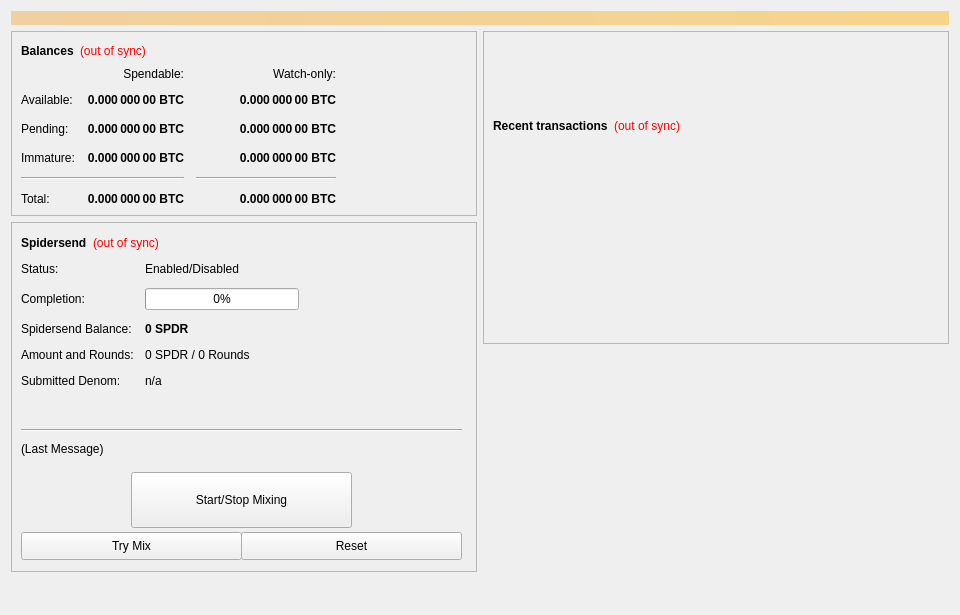
<?xml version="1.0" encoding="UTF-8"?>
<ui version="4.0">
 <class>SmartTokenConfig</class>
 <widget class="QWidget" name="SmartTokenConfig">
  <property name="geometry">
   <rect>
    <x>0</x>
    <y>0</y>
    <width>960</width>
    <height>615</height>
   </rect>
  </property>
  <property name="minimumSize">
   <size>
    <width>960</width>
    <height>0</height>
   </size>
  </property>
  <property name="windowTitle">
   <string>Form</string>
  </property>
  <layout class="QVBoxLayout" name="topLayout">
   <item>
    <widget class="QLabel" name="labelAlerts">
     <property name="visible">
      <bool>false</bool>
     </property>
     <property name="styleSheet">
      <string notr="true">background-color: qlineargradient(x1: 0, y1: 0, x2: 1, y2: 0, stop:0 #F0D0A0, stop:1 #F8D488); color:#000000;</string>
     </property>
     <property name="wordWrap">
      <bool>true</bool>
     </property>
     <property name="margin">
      <number>3</number>
     </property>
    </widget>
   </item>
   <item>
    <layout class="QHBoxLayout" name="horizontalLayout" stretch="1,1">
     <item>
      <layout class="QVBoxLayout" name="verticalLayout_2">
       <item>
        <widget class="QFrame" name="frame">
         <property name="frameShape">
          <enum>QFrame::StyledPanel</enum>
         </property>
         <property name="frameShadow">
          <enum>QFrame::Raised</enum>
         </property>
         <layout class="QVBoxLayout" name="verticalLayout_4">
          <item>
           <layout class="QHBoxLayout" name="horizontalLayout_4">
            <item>
             <widget class="QLabel" name="label_5">
              <property name="font">
               <font>
                <weight>75</weight>
                <bold>true</bold>
               </font>
              </property>
              <property name="text">
               <string>Balances</string>
              </property>
             </widget>
            </item>
            <item>
             <widget class="QLabel" name="labelWalletStatus">
              <property name="cursor">
               <cursorShape>WhatsThisCursor</cursorShape>
              </property>
              <property name="toolTip">
               <string>The displayed information may be out of date. Your wallet automatically synchronizes with the SPDR network after a connection is established, but this process has not completed yet.</string>
              </property>
              <property name="styleSheet">
               <string notr="true">QLabel { color: red; }</string>
              </property>
              <property name="text">
               <string notr="true">(out of sync)</string>
              </property>
              <property name="alignment">
               <set>Qt::AlignLeading|Qt::AlignLeft|Qt::AlignVCenter</set>
              </property>
             </widget>
            </item>
            <item>
             <spacer name="horizontalSpacer_3">
              <property name="orientation">
               <enum>Qt::Horizontal</enum>
              </property>
              <property name="sizeHint" stdset="0">
               <size>
                <width>40</width>
                <height>20</height>
               </size>
              </property>
             </spacer>
            </item>
           </layout>
          </item>
          <item>
           <layout class="QGridLayout" name="gridLayout">
            <property name="spacing">
             <number>12</number>
            </property>
            <item row="2" column="2">
             <widget class="QLabel" name="labelWatchPending">
              <property name="font">
               <font>
                <weight>75</weight>
                <bold>true</bold>
               </font>
              </property>
              <property name="cursor">
               <cursorShape>IBeamCursor</cursorShape>
              </property>
              <property name="toolTip">
               <string>Unconfirmed transactions to watch-only addresses</string>
              </property>
              <property name="text">
               <string notr="true">0.000 000 00 BTC</string>
              </property>
              <property name="alignment">
               <set>Qt::AlignRight|Qt::AlignTrailing|Qt::AlignVCenter</set>
              </property>
              <property name="textInteractionFlags">
               <set>Qt::LinksAccessibleByMouse|Qt::TextSelectableByKeyboard|Qt::TextSelectableByMouse</set>
              </property>
             </widget>
            </item>
            <item row="2" column="1">
             <widget class="QLabel" name="labelUnconfirmed">
              <property name="font">
               <font>
                <weight>75</weight>
                <bold>true</bold>
               </font>
              </property>
              <property name="cursor">
               <cursorShape>IBeamCursor</cursorShape>
              </property>
              <property name="toolTip">
               <string>Total of transactions that have yet to be confirmed, and do not yet count toward the spendable balance</string>
              </property>
              <property name="text">
               <string notr="true">0.000 000 00 BTC</string>
              </property>
              <property name="alignment">
               <set>Qt::AlignRight|Qt::AlignTrailing|Qt::AlignVCenter</set>
              </property>
              <property name="textInteractionFlags">
               <set>Qt::LinksAccessibleByMouse|Qt::TextSelectableByKeyboard|Qt::TextSelectableByMouse</set>
              </property>
             </widget>
            </item>
            <item row="3" column="2">
             <widget class="QLabel" name="labelWatchImmature">
              <property name="font">
               <font>
                <weight>75</weight>
                <bold>true</bold>
               </font>
              </property>
              <property name="cursor">
               <cursorShape>IBeamCursor</cursorShape>
              </property>
              <property name="toolTip">
               <string>Staked or masternode rewards in watch-only addresses that has not yet matured</string>
              </property>
              <property name="text">
               <string notr="true">0.000 000 00 BTC</string>
              </property>
              <property name="alignment">
               <set>Qt::AlignRight|Qt::AlignTrailing|Qt::AlignVCenter</set>
              </property>
              <property name="textInteractionFlags">
               <set>Qt::LinksAccessibleByMouse|Qt::TextSelectableByKeyboard|Qt::TextSelectableByMouse</set>
              </property>
             </widget>
            </item>
            <item row="4" column="0" colspan="2">
             <widget class="Line" name="lineSpendableBalance">
              <property name="orientation">
               <enum>Qt::Horizontal</enum>
              </property>
             </widget>
            </item>
            <item row="4" column="2">
             <widget class="Line" name="lineWatchBalance">
              <property name="sizePolicy">
               <sizepolicy hsizetype="Preferred" vsizetype="Fixed">
                <horstretch>0</horstretch>
                <verstretch>0</verstretch>
               </sizepolicy>
              </property>
              <property name="minimumSize">
               <size>
                <width>140</width>
                <height>0</height>
               </size>
              </property>
              <property name="orientation">
               <enum>Qt::Horizontal</enum>
              </property>
             </widget>
            </item>
            <item row="5" column="0">
             <widget class="QLabel" name="labelTotalText">
              <property name="text">
               <string>Total:</string>
              </property>
             </widget>
            </item>
            <item row="3" column="1">
             <widget class="QLabel" name="labelImmature">
              <property name="font">
               <font>
                <weight>75</weight>
                <bold>true</bold>
               </font>
              </property>
              <property name="cursor">
               <cursorShape>IBeamCursor</cursorShape>
              </property>
              <property name="toolTip">
               <string>Staked or masternode rewards that has not yet matured</string>
              </property>
              <property name="text">
               <string notr="true">0.000 000 00 BTC</string>
              </property>
              <property name="alignment">
               <set>Qt::AlignRight|Qt::AlignTrailing|Qt::AlignVCenter</set>
              </property>
              <property name="textInteractionFlags">
               <set>Qt::LinksAccessibleByMouse|Qt::TextSelectableByKeyboard|Qt::TextSelectableByMouse</set>
              </property>
             </widget>
            </item>
            <item row="2" column="3">
             <spacer name="horizontalSpacer_2">
              <property name="orientation">
               <enum>Qt::Horizontal</enum>
              </property>
              <property name="sizeHint" stdset="0">
               <size>
                <width>40</width>
                <height>20</height>
               </size>
              </property>
             </spacer>
            </item>
            <item row="3" column="0">
             <widget class="QLabel" name="labelImmatureText">
              <property name="text">
               <string>Immature:</string>
              </property>
             </widget>
            </item>
            <item row="5" column="1">
             <widget class="QLabel" name="labelTotal">
              <property name="font">
               <font>
                <weight>75</weight>
                <bold>true</bold>
               </font>
              </property>
              <property name="cursor">
               <cursorShape>IBeamCursor</cursorShape>
              </property>
              <property name="toolTip">
               <string>Your current total balance</string>
              </property>
              <property name="text">
               <string notr="true">0.000 000 00 BTC</string>
              </property>
              <property name="alignment">
               <set>Qt::AlignRight|Qt::AlignTrailing|Qt::AlignVCenter</set>
              </property>
              <property name="textInteractionFlags">
               <set>Qt::LinksAccessibleByMouse|Qt::TextSelectableByKeyboard|Qt::TextSelectableByMouse</set>
              </property>
             </widget>
            </item>
            <item row="5" column="2">
             <widget class="QLabel" name="labelWatchTotal">
              <property name="font">
               <font>
                <weight>75</weight>
                <bold>true</bold>
               </font>
              </property>
              <property name="cursor">
               <cursorShape>IBeamCursor</cursorShape>
              </property>
              <property name="toolTip">
               <string>Current total balance in watch-only addresses</string>
              </property>
              <property name="text">
               <string notr="true">0.000 000 00 BTC</string>
              </property>
              <property name="alignment">
               <set>Qt::AlignRight|Qt::AlignTrailing|Qt::AlignVCenter</set>
              </property>
              <property name="textInteractionFlags">
               <set>Qt::LinksAccessibleByMouse|Qt::TextSelectableByKeyboard|Qt::TextSelectableByMouse</set>
              </property>
             </widget>
            </item>
            <item row="0" column="2">
             <widget class="QLabel" name="labelWatchonly">
              <property name="text">
               <string>Watch-only:</string>
              </property>
              <property name="alignment">
               <set>Qt::AlignRight|Qt::AlignTrailing|Qt::AlignVCenter</set>
              </property>
             </widget>
            </item>
            <item row="1" column="0">
             <widget class="QLabel" name="labelBalanceText">
              <property name="text">
               <string>Available:</string>
              </property>
             </widget>
            </item>
            <item row="1" column="1">
             <widget class="QLabel" name="labelBalance">
              <property name="font">
               <font>
                <weight>75</weight>
                <bold>true</bold>
               </font>
              </property>
              <property name="cursor">
               <cursorShape>IBeamCursor</cursorShape>
              </property>
              <property name="toolTip">
               <string>Your current spendable balance</string>
              </property>
              <property name="text">
               <string notr="true">0.000 000 00 BTC</string>
              </property>
              <property name="alignment">
               <set>Qt::AlignRight|Qt::AlignTrailing|Qt::AlignVCenter</set>
              </property>
              <property name="textInteractionFlags">
               <set>Qt::LinksAccessibleByMouse|Qt::TextSelectableByKeyboard|Qt::TextSelectableByMouse</set>
              </property>
             </widget>
            </item>
            <item row="1" column="2">
             <widget class="QLabel" name="labelWatchAvailable">
              <property name="font">
               <font>
                <weight>75</weight>
                <bold>true</bold>
               </font>
              </property>
              <property name="cursor">
               <cursorShape>IBeamCursor</cursorShape>
              </property>
              <property name="toolTip">
               <string>Your current balance in watch-only addresses</string>
              </property>
              <property name="text">
               <string notr="true">0.000 000 00 BTC</string>
              </property>
              <property name="alignment">
               <set>Qt::AlignRight|Qt::AlignTrailing|Qt::AlignVCenter</set>
              </property>
              <property name="textInteractionFlags">
               <set>Qt::LinksAccessibleByMouse|Qt::TextSelectableByKeyboard|Qt::TextSelectableByMouse</set>
              </property>
             </widget>
            </item>
            <item row="2" column="0">
             <widget class="QLabel" name="labelPendingText">
              <property name="text">
               <string>Pending:</string>
              </property>
             </widget>
            </item>
            <item row="0" column="1">
             <widget class="QLabel" name="labelSpendable">
              <property name="text">
               <string>Spendable:</string>
              </property>
              <property name="alignment">
               <set>Qt::AlignRight|Qt::AlignTrailing|Qt::AlignVCenter</set>
              </property>
             </widget>
            </item>
           </layout>
          </item>
         </layout>
        </widget>
       </item>
       <item>
        <widget class="QFrame" name="frameObfuscation">
         <property name="minimumSize">
          <size>
           <width>0</width>
           <height>350</height>
          </size>
         </property>
         <property name="layoutDirection">
          <enum>Qt::LeftToRight</enum>
         </property>
         <property name="frameShape">
          <enum>QFrame::StyledPanel</enum>
         </property>
         <property name="frameShadow">
          <enum>QFrame::Raised</enum>
         </property>
         <widget class="QWidget" name="formLayoutWidget">
          <property name="geometry">
           <rect>
            <x>10</x>
            <y>40</y>
            <width>451</width>
            <height>161</height>
           </rect>
          </property>
          <layout class="QFormLayout" name="formLayout">
           <property name="fieldGrowthPolicy">
            <enum>QFormLayout::AllNonFixedFieldsGrow</enum>
           </property>
           <property name="horizontalSpacing">
            <number>11</number>
           </property>
           <property name="verticalSpacing">
            <number>12</number>
           </property>
           <item row="0" column="0">
            <widget class="QLabel" name="label_6">
             <property name="text">
              <string>Status:</string>
             </property>
            </widget>
           </item>
           <item row="1" column="0">
            <widget class="QLabel" name="label_7">
             <property name="text">
              <string>Completion:</string>
             </property>
            </widget>
           </item>
           <item row="1" column="1">
            <widget class="QProgressBar" name="obfuscationProgress">
             <property name="maximumSize">
              <size>
               <width>154</width>
               <height>16777215</height>
              </size>
             </property>
             <property name="value">
              <number>0</number>
             </property>
            </widget>
           </item>
           <item row="2" column="0">
            <widget class="QLabel" name="labelAnonymizedText">
             <property name="text">
              <string>Spidersend Balance:</string>
             </property>
            </widget>
           </item>
           <item row="2" column="1">
            <widget class="QLabel" name="labelAnonymized">
             <property name="font">
              <font>
               <weight>75</weight>
               <bold>true</bold>
              </font>
             </property>
             <property name="text">
              <string notr="true">0 SPDR</string>
             </property>
            </widget>
           </item>
           <item row="3" column="0">
            <widget class="QLabel" name="label_8">
             <property name="text">
              <string>Amount and Rounds:</string>
             </property>
            </widget>
           </item>
           <item row="3" column="1">
            <widget class="QLabel" name="labelAmountRounds">
             <property name="text">
              <string>0 SPDR / 0 Rounds</string>
             </property>
            </widget>
           </item>
           <item row="4" column="0">
            <widget class="QLabel" name="label_9">
             <property name="text">
              <string>Submitted Denom:</string>
             </property>
            </widget>
           </item>
           <item row="4" column="1">
            <widget class="QLabel" name="labelSubmittedDenom">
             <property name="toolTip">
              <string>The denominations you submitted to the Masternode.&lt;br&gt;To mix, other users must submit the exact same denominations.</string>
             </property>
             <property name="text">
              <string>n/a</string>
             </property>
            </widget>
           </item>
           <item row="0" column="1">
            <widget class="QLabel" name="SpidersendEnabled">
             <property name="text">
              <string>Enabled/Disabled</string>
             </property>
            </widget>
           </item>
          </layout>
         </widget>
         <widget class="QPushButton" name="runAutoDenom">
          <property name="geometry">
           <rect>
            <x>251</x>
            <y>17</y>
            <width>1</width>
            <height>1</height>
           </rect>
          </property>
          <property name="palette">
           <palette>
            <active>
             <colorrole role="WindowText">
              <brush brushstyle="SolidPattern">
               <color alpha="255">
                <red>0</red>
                <green>0</green>
                <blue>0</blue>
               </color>
              </brush>
             </colorrole>
             <colorrole role="Button">
              <brush brushstyle="SolidPattern">
               <color alpha="255">
                <red>239</red>
                <green>238</green>
                <blue>238</blue>
               </color>
              </brush>
             </colorrole>
             <colorrole role="Light">
              <brush brushstyle="SolidPattern">
               <color alpha="255">
                <red>255</red>
                <green>255</green>
                <blue>255</blue>
               </color>
              </brush>
             </colorrole>
             <colorrole role="Midlight">
              <brush brushstyle="SolidPattern">
               <color alpha="255">
                <red>247</red>
                <green>246</green>
                <blue>246</blue>
               </color>
              </brush>
             </colorrole>
             <colorrole role="Dark">
              <brush brushstyle="SolidPattern">
               <color alpha="255">
                <red>119</red>
                <green>119</green>
                <blue>119</blue>
               </color>
              </brush>
             </colorrole>
             <colorrole role="Mid">
              <brush brushstyle="SolidPattern">
               <color alpha="255">
                <red>159</red>
                <green>159</green>
                <blue>159</blue>
               </color>
              </brush>
             </colorrole>
             <colorrole role="Text">
              <brush brushstyle="SolidPattern">
               <color alpha="255">
                <red>0</red>
                <green>0</green>
                <blue>0</blue>
               </color>
              </brush>
             </colorrole>
             <colorrole role="BrightText">
              <brush brushstyle="SolidPattern">
               <color alpha="255">
                <red>255</red>
                <green>255</green>
                <blue>255</blue>
               </color>
              </brush>
             </colorrole>
             <colorrole role="ButtonText">
              <brush brushstyle="SolidPattern">
               <color alpha="255">
                <red>0</red>
                <green>0</green>
                <blue>0</blue>
               </color>
              </brush>
             </colorrole>
             <colorrole role="Base">
              <brush brushstyle="SolidPattern">
               <color alpha="255">
                <red>255</red>
                <green>255</green>
                <blue>255</blue>
               </color>
              </brush>
             </colorrole>
             <colorrole role="Window">
              <brush brushstyle="SolidPattern">
               <color alpha="255">
                <red>239</red>
                <green>238</green>
                <blue>238</blue>
               </color>
              </brush>
             </colorrole>
             <colorrole role="Shadow">
              <brush brushstyle="SolidPattern">
               <color alpha="255">
                <red>0</red>
                <green>0</green>
                <blue>0</blue>
               </color>
              </brush>
             </colorrole>
             <colorrole role="AlternateBase">
              <brush brushstyle="SolidPattern">
               <color alpha="255">
                <red>247</red>
                <green>246</green>
                <blue>246</blue>
               </color>
              </brush>
             </colorrole>
             <colorrole role="ToolTipBase">
              <brush brushstyle="SolidPattern">
               <color alpha="255">
                <red>255</red>
                <green>255</green>
                <blue>220</blue>
               </color>
              </brush>
             </colorrole>
             <colorrole role="ToolTipText">
              <brush brushstyle="SolidPattern">
               <color alpha="255">
                <red>0</red>
                <green>0</green>
                <blue>0</blue>
               </color>
              </brush>
             </colorrole>
            </active>
            <inactive>
             <colorrole role="WindowText">
              <brush brushstyle="SolidPattern">
               <color alpha="255">
                <red>0</red>
                <green>0</green>
                <blue>0</blue>
               </color>
              </brush>
             </colorrole>
             <colorrole role="Button">
              <brush brushstyle="SolidPattern">
               <color alpha="255">
                <red>239</red>
                <green>238</green>
                <blue>238</blue>
               </color>
              </brush>
             </colorrole>
             <colorrole role="Light">
              <brush brushstyle="SolidPattern">
               <color alpha="255">
                <red>255</red>
                <green>255</green>
                <blue>255</blue>
               </color>
              </brush>
             </colorrole>
             <colorrole role="Midlight">
              <brush brushstyle="SolidPattern">
               <color alpha="255">
                <red>247</red>
                <green>246</green>
                <blue>246</blue>
               </color>
              </brush>
             </colorrole>
             <colorrole role="Dark">
              <brush brushstyle="SolidPattern">
               <color alpha="255">
                <red>119</red>
                <green>119</green>
                <blue>119</blue>
               </color>
              </brush>
             </colorrole>
             <colorrole role="Mid">
              <brush brushstyle="SolidPattern">
               <color alpha="255">
                <red>159</red>
                <green>159</green>
                <blue>159</blue>
               </color>
              </brush>
             </colorrole>
             <colorrole role="Text">
              <brush brushstyle="SolidPattern">
               <color alpha="255">
                <red>0</red>
                <green>0</green>
                <blue>0</blue>
               </color>
              </brush>
             </colorrole>
             <colorrole role="BrightText">
              <brush brushstyle="SolidPattern">
               <color alpha="255">
                <red>255</red>
                <green>255</green>
                <blue>255</blue>
               </color>
              </brush>
             </colorrole>
             <colorrole role="ButtonText">
              <brush brushstyle="SolidPattern">
               <color alpha="255">
                <red>0</red>
                <green>0</green>
                <blue>0</blue>
               </color>
              </brush>
             </colorrole>
             <colorrole role="Base">
              <brush brushstyle="SolidPattern">
               <color alpha="255">
                <red>255</red>
                <green>255</green>
                <blue>255</blue>
               </color>
              </brush>
             </colorrole>
             <colorrole role="Window">
              <brush brushstyle="SolidPattern">
               <color alpha="255">
                <red>239</red>
                <green>238</green>
                <blue>238</blue>
               </color>
              </brush>
             </colorrole>
             <colorrole role="Shadow">
              <brush brushstyle="SolidPattern">
               <color alpha="255">
                <red>0</red>
                <green>0</green>
                <blue>0</blue>
               </color>
              </brush>
             </colorrole>
             <colorrole role="AlternateBase">
              <brush brushstyle="SolidPattern">
               <color alpha="255">
                <red>247</red>
                <green>246</green>
                <blue>246</blue>
               </color>
              </brush>
             </colorrole>
             <colorrole role="ToolTipBase">
              <brush brushstyle="SolidPattern">
               <color alpha="255">
                <red>255</red>
                <green>255</green>
                <blue>220</blue>
               </color>
              </brush>
             </colorrole>
             <colorrole role="ToolTipText">
              <brush brushstyle="SolidPattern">
               <color alpha="255">
                <red>0</red>
                <green>0</green>
                <blue>0</blue>
               </color>
              </brush>
             </colorrole>
            </inactive>
            <disabled>
             <colorrole role="WindowText">
              <brush brushstyle="SolidPattern">
               <color alpha="255">
                <red>119</red>
                <green>119</green>
                <blue>119</blue>
               </color>
              </brush>
             </colorrole>
             <colorrole role="Button">
              <brush brushstyle="SolidPattern">
               <color alpha="255">
                <red>239</red>
                <green>238</green>
                <blue>238</blue>
               </color>
              </brush>
             </colorrole>
             <colorrole role="Light">
              <brush brushstyle="SolidPattern">
               <color alpha="255">
                <red>255</red>
                <green>255</green>
                <blue>255</blue>
               </color>
              </brush>
             </colorrole>
             <colorrole role="Midlight">
              <brush brushstyle="SolidPattern">
               <color alpha="255">
                <red>247</red>
                <green>246</green>
                <blue>246</blue>
               </color>
              </brush>
             </colorrole>
             <colorrole role="Dark">
              <brush brushstyle="SolidPattern">
               <color alpha="255">
                <red>119</red>
                <green>119</green>
                <blue>119</blue>
               </color>
              </brush>
             </colorrole>
             <colorrole role="Mid">
              <brush brushstyle="SolidPattern">
               <color alpha="255">
                <red>159</red>
                <green>159</green>
                <blue>159</blue>
               </color>
              </brush>
             </colorrole>
             <colorrole role="Text">
              <brush brushstyle="SolidPattern">
               <color alpha="255">
                <red>119</red>
                <green>119</green>
                <blue>119</blue>
               </color>
              </brush>
             </colorrole>
             <colorrole role="BrightText">
              <brush brushstyle="SolidPattern">
               <color alpha="255">
                <red>255</red>
                <green>255</green>
                <blue>255</blue>
               </color>
              </brush>
             </colorrole>
             <colorrole role="ButtonText">
              <brush brushstyle="SolidPattern">
               <color alpha="255">
                <red>119</red>
                <green>119</green>
                <blue>119</blue>
               </color>
              </brush>
             </colorrole>
             <colorrole role="Base">
              <brush brushstyle="SolidPattern">
               <color alpha="255">
                <red>239</red>
                <green>238</green>
                <blue>238</blue>
               </color>
              </brush>
             </colorrole>
             <colorrole role="Window">
              <brush brushstyle="SolidPattern">
               <color alpha="255">
                <red>239</red>
                <green>238</green>
                <blue>238</blue>
               </color>
              </brush>
             </colorrole>
             <colorrole role="Shadow">
              <brush brushstyle="SolidPattern">
               <color alpha="255">
                <red>0</red>
                <green>0</green>
                <blue>0</blue>
               </color>
              </brush>
             </colorrole>
             <colorrole role="AlternateBase">
              <brush brushstyle="SolidPattern">
               <color alpha="255">
                <red>239</red>
                <green>238</green>
                <blue>238</blue>
               </color>
              </brush>
             </colorrole>
             <colorrole role="ToolTipBase">
              <brush brushstyle="SolidPattern">
               <color alpha="255">
                <red>255</red>
                <green>255</green>
                <blue>220</blue>
               </color>
              </brush>
             </colorrole>
             <colorrole role="ToolTipText">
              <brush brushstyle="SolidPattern">
               <color alpha="255">
                <red>0</red>
                <green>0</green>
                <blue>0</blue>
               </color>
              </brush>
             </colorrole>
            </disabled>
           </palette>
          </property>
          <property name="focusPolicy">
           <enum>Qt::NoFocus</enum>
          </property>
          <property name="autoFillBackground">
           <bool>true</bool>
          </property>
          <property name="text">
           <string/>
          </property>
          <property name="flat">
           <bool>true</bool>
          </property>
         </widget>
         <widget class="QPushButton" name="toggleObfuscation">
          <property name="geometry">
           <rect>
            <x>120</x>
            <y>250</y>
            <width>221</width>
            <height>56</height>
           </rect>
          </property>
          <property name="sizePolicy">
           <sizepolicy hsizetype="MinimumExpanding" vsizetype="Fixed">
            <horstretch>0</horstretch>
            <verstretch>0</verstretch>
           </sizepolicy>
          </property>
          <property name="text">
           <string>Start/Stop Mixing</string>
          </property>
         </widget>
         <widget class="Line" name="lineLastMessage">
          <property name="geometry">
           <rect>
            <x>10</x>
            <y>200</y>
            <width>441</width>
            <height>16</height>
           </rect>
          </property>
          <property name="orientation">
           <enum>Qt::Horizontal</enum>
          </property>
         </widget>
         <widget class="QLabel" name="SpidersendStatus">
          <property name="geometry">
           <rect>
            <x>10</x>
            <y>220</y>
            <width>451</width>
            <height>61</height>
           </rect>
          </property>
          <property name="minimumSize">
           <size>
            <width>288</width>
            <height>43</height>
           </size>
          </property>
          <property name="text">
           <string>(Last Message)</string>
          </property>
          <property name="alignment">
           <set>Qt::AlignLeading|Qt::AlignLeft|Qt::AlignTop</set>
          </property>
          <property name="wordWrap">
           <bool>true</bool>
          </property>
         </widget>
         <widget class="QPushButton" name="obfuscationAuto">
          <property name="geometry">
           <rect>
            <x>10</x>
            <y>310</y>
            <width>221</width>
            <height>28</height>
           </rect>
          </property>
          <property name="sizePolicy">
           <sizepolicy hsizetype="MinimumExpanding" vsizetype="Fixed">
            <horstretch>0</horstretch>
            <verstretch>0</verstretch>
           </sizepolicy>
          </property>
          <property name="toolTip">
           <string>Try to manually submit a Spidersend request.</string>
          </property>
          <property name="text">
           <string>Try Mix</string>
          </property>
         </widget>
         <widget class="QPushButton" name="obfuscationReset">
          <property name="geometry">
           <rect>
            <x>230</x>
            <y>310</y>
            <width>221</width>
            <height>28</height>
           </rect>
          </property>
          <property name="sizePolicy">
           <sizepolicy hsizetype="MinimumExpanding" vsizetype="Fixed">
            <horstretch>0</horstretch>
            <verstretch>0</verstretch>
           </sizepolicy>
          </property>
          <property name="toolTip">
           <string>Reset the current status of Spidersend (can interrupt Spidersend if it's in the process of Mixing, which can cost you money!)</string>
          </property>
          <property name="autoFillBackground">
           <bool>false</bool>
          </property>
          <property name="text">
           <string>Reset</string>
          </property>
         </widget>
         <widget class="QWidget" name="layoutWidget">
          <property name="geometry">
           <rect>
            <x>10</x>
            <y>10</y>
            <width>431</width>
            <height>22</height>
           </rect>
          </property>
          <layout class="QHBoxLayout" name="horizontalLayout_5">
           <item>
            <widget class="QLabel" name="label_2">
             <property name="font">
              <font>
               <weight>75</weight>
               <bold>true</bold>
              </font>
             </property>
             <property name="text">
              <string>Spidersend</string>
             </property>
            </widget>
           </item>
           <item>
            <widget class="QLabel" name="labelObfuscationSyncStatus">
             <property name="toolTip">
              <string>The displayed information may be out of date. Your wallet automatically synchronizes with the SPDR network after a connection is established, but this process has not completed yet.</string>
             </property>
             <property name="styleSheet">
              <string notr="true">QLabel { color: red; }</string>
             </property>
             <property name="text">
              <string notr="true">(out of sync)</string>
             </property>
             <property name="alignment">
              <set>Qt::AlignLeading|Qt::AlignLeft|Qt::AlignVCenter</set>
             </property>
            </widget>
           </item>
           <item>
            <spacer name="horizontalSpacer_4">
             <property name="orientation">
              <enum>Qt::Horizontal</enum>
             </property>
             <property name="sizeHint" stdset="0">
              <size>
               <width>40</width>
               <height>20</height>
              </size>
             </property>
            </spacer>
           </item>
          </layout>
         </widget>
        </widget>
       </item>
       <item>
        <spacer name="verticalSpacer">
         <property name="orientation">
          <enum>Qt::Vertical</enum>
         </property>
         <property name="sizeHint" stdset="0">
          <size>
           <width>20</width>
           <height>40</height>
          </size>
         </property>
        </spacer>
       </item>
      </layout>
     </item>
     <item>
      <layout class="QVBoxLayout" name="verticalLayout_3">
       <item>
        <widget class="QFrame" name="frame_2">
         <property name="frameShape">
          <enum>QFrame::StyledPanel</enum>
         </property>
         <property name="frameShadow">
          <enum>QFrame::Raised</enum>
         </property>
         <layout class="QVBoxLayout" name="verticalLayout">
          <item>
           <spacer name="verticalSpacer_3">
            <property name="orientation">
             <enum>Qt::Vertical</enum>
            </property>
            <property name="sizeType">
             <enum>QSizePolicy::Fixed</enum>
            </property>
            <property name="sizeHint" stdset="0">
             <size>
              <width>20</width>
              <height>75</height>
             </size>
            </property>
           </spacer>
          </item>
          <item>
           <layout class="QHBoxLayout" name="horizontalLayout_2">
            <item>
             <widget class="QLabel" name="label_4">
              <property name="font">
               <font>
                <weight>75</weight>
                <bold>true</bold>
               </font>
              </property>
              <property name="text">
               <string>Recent transactions</string>
              </property>
             </widget>
            </item>
            <item>
             <widget class="QLabel" name="labelTransactionsStatus">
              <property name="cursor">
               <cursorShape>WhatsThisCursor</cursorShape>
              </property>
              <property name="toolTip">
               <string>The displayed information may be out of date. Your wallet automatically synchronizes with the SPDR network after a connection is established, but this process has not completed yet.</string>
              </property>
              <property name="styleSheet">
               <string notr="true">QLabel { color: red; }</string>
              </property>
              <property name="text">
               <string notr="true">(out of sync)</string>
              </property>
              <property name="alignment">
               <set>Qt::AlignRight|Qt::AlignTrailing|Qt::AlignVCenter</set>
              </property>
             </widget>
            </item>
            <item>
             <spacer name="horizontalSpacer">
              <property name="orientation">
               <enum>Qt::Horizontal</enum>
              </property>
              <property name="sizeHint" stdset="0">
               <size>
                <width>40</width>
                <height>20</height>
               </size>
              </property>
             </spacer>
            </item>
           </layout>
          </item>
          <item>
           <widget class="QListView" name="listTransactions">
            <property name="styleSheet">
             <string notr="true">QListView { background: transparent; }</string>
            </property>
            <property name="frameShape">
             <enum>QFrame::NoFrame</enum>
            </property>
            <property name="verticalScrollBarPolicy">
             <enum>Qt::ScrollBarAlwaysOff</enum>
            </property>
            <property name="horizontalScrollBarPolicy">
             <enum>Qt::ScrollBarAlwaysOff</enum>
            </property>
            <property name="selectionMode">
             <enum>QAbstractItemView::NoSelection</enum>
            </property>
           </widget>
          </item>
         </layout>
        </widget>
       </item>
       <item>
        <spacer name="verticalSpacer_2">
         <property name="orientation">
          <enum>Qt::Vertical</enum>
         </property>
         <property name="sizeType">
          <enum>QSizePolicy::Expanding</enum>
         </property>
         <property name="sizeHint" stdset="0">
          <size>
           <width>20</width>
           <height>40</height>
          </size>
         </property>
        </spacer>
       </item>
      </layout>
     </item>
    </layout>
   </item>
  </layout>
 </widget>
 <resources/>
 <connections/>
</ui>
